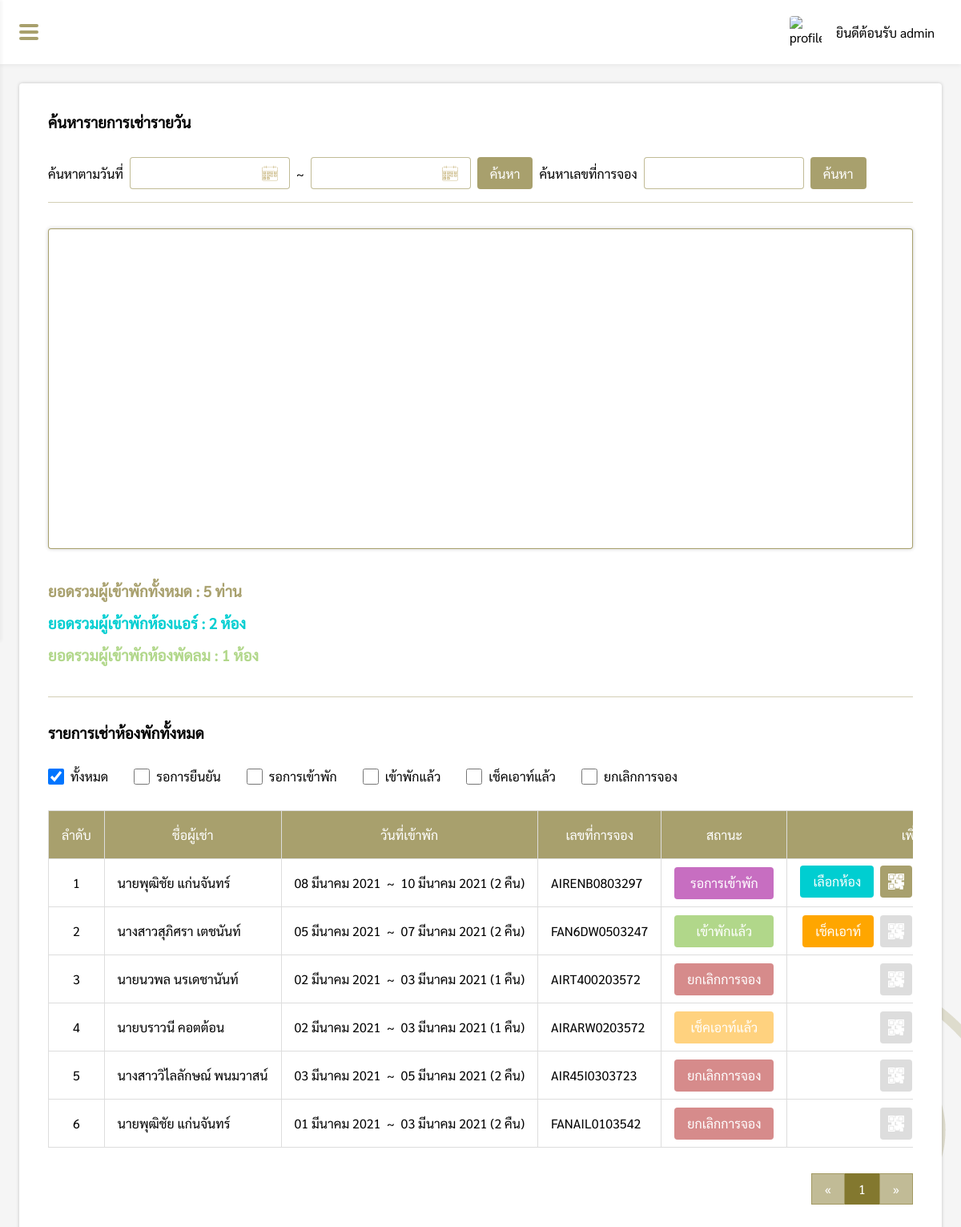
The app's page /pages/manage/daily/index.php (signed in), older data.
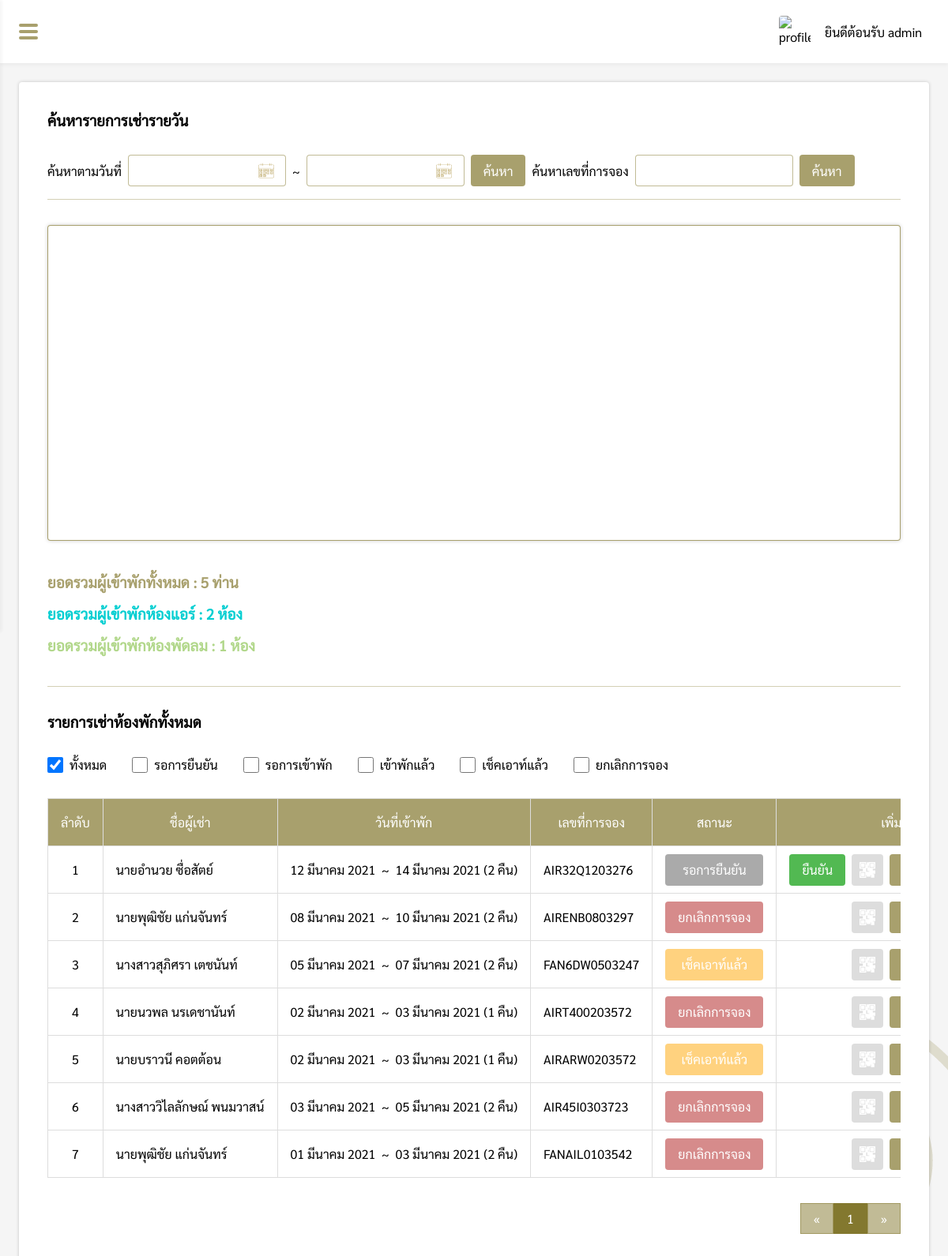
The same page, newer data.
### tables this page shows
CREATE TABLE `daily` (
  `daily_id` int(11) NOT NULL,
  `name_title` varchar(10) NOT NULL,
  `firstname` varchar(50) NOT NULL,
  `lastname` varchar(50) NOT NULL,
  `id_card` varchar(13) NOT NULL,
  `email` varchar(100) NOT NULL,
  `tel` varchar(10) NOT NULL,
  `code` varchar(13) NOT NULL,
  `check_in` varchar(20) NOT NULL,
  `check_out` varchar(20) NOT NULL,
  `night` int(11) NOT NULL,
  `people` int(11) NOT NULL,
  `air_room` int(11) NOT NULL,
  `fan_room` int(11) NOT NULL,
  `daily_status` varchar(20) NOT NULL,
  `total_price` float(11,2) NOT NULL,
  `payment_price` float(11,2) NOT NULL,
  `payment_img` varchar(100) DEFAULT NULL,
  `warning_date` varchar(20) DEFAULT NULL,
  `room_select` varchar(100) DEFAULT NULL
);

### pages/connection.php (called while the page is built, shortened)
<?php
$conn = mysqli_connect("localhost", "root", "", "Pingfah") or die("Error: " . mysqli_error($conn));
mysqli_query($conn, "SET NAMES 'utf8' ");
$sql = "SELECT * FROM daily";
$result = $conn->query($sql);

### pages/manage/daily/index.php (the view, shortened to what the changed rows need)
<?php
if($_SESSION['level'] == 'admin' || $_SESSION['level'] == 'employee'){
    include('../../connection.php');
    $check_in = @$_REQUEST['check_in'];
    $check_out = @$_REQUEST['check_out'];
    $code = @$_REQUEST['code'];
    $check = @$_REQUEST['status'];
    function DateThai($strDate)
    {
        $strYear = date("Y",strtotime($strDate));
        $strMonth= date("n",strtotime($strDate));
        $strDay= date("d",strtotime($strDate));
        $strMonthCut = Array("","มกราคม", "กุมภาพันธ์", "มีนาคม","เมษายน", "พฤษภาคม", "มิถุนายน", "กรกฎาคม","สิงหาคม", "กันยายน", "ตุลาคม", "พฤศจิกายน", "ธันวาคม");
        $strMonthThai=$strMonthCut[$strMonth];
        return "$strDay $strMonthThai $strYear";
    }
?>
<!DOCTYPE html>
<html lang="en">
<head>
    <link rel="stylesheet" href="../../../css/daily.css">
    <link rel="stylesheet" href="../../../css/my-style.css">
    <link rel="stylesheet" href="../../../css/navbar.css">
</head>
<body>
    <div class="box">
        <div id="box-padding" style="padding:24px;">
            <div class="daily-box">
                <div>
                    <div>
                        <?php
                    $perpage = 10;
                    if(isset($_GET['page'])){
                        $page = $_GET['page'];
                    }else{
                        $page = 1;
                    }
                    $start = ($page - 1) * $perpage;
                    $num = $start + 1;
                    if(isset($check_in) && isset($check_out) && !isset($check)){
                        $sql = "SELECT * FROM daily WHERE (check_in BETWEEN '$check_in' AND '$check_out') OR (check_out BETWEEN '$check_in' AND '$check_out') OR ('$check_in' BETWEEN check_in AND check_out) OR ('$check_out' BETWEEN check_in AND check_out ) ORDER BY daily_id DESC LIMIT {$start} , {$perpage}";
                    }else if(isset($code)){
                        $sql = "SELECT * FROM daily WHERE code = '$code' ORDER BY daily_id DESC";
                    }else{
                        $sql = "SELECT * FROM daily ORDER BY daily_id DESC LIMIT {$start} , {$perpage}";
                    }
                    $result = $conn->query($sql);
                    ?>
                        <?php
                        if ($result->num_rows > 0) {
                        ?>
                        <div style="overflow-x: auto;overflow-y: hidden;">
                            <table>
                                <tr>
                                    <th>ลำดับ</th>
                                    <th>ชื่อผู้เช่า</th>
                                    <th>วันที่เข้าพัก</th>
                                    <th>เลขที่การจอง</th>
                                    <th>สถานะ</th>
                                    <th>เพิ่มเติม</th>
                                </tr>
                                <?php
                                while($row = $result->fetch_assoc()) {
                                ?>
                                <form action="function/acceptRent.php?daily_id=<?php echo $row["daily_id"]; ?>" method="POST">
                                    <tr>
                                        <td><?php echo $num; ?></td>
                                        <td><?php echo $row['name_title'].$row['firstname'] ." " .$row['lastname']; ?></td>
                                        <td><?php echo DateThai($row['check_in']) ."&nbsp; ~ &nbsp;" .DateThai($row['check_out']) ." (".$row['night']." คืน)"?></td>
                                        <td><?php echo $row['code']; ?></td>
                                        <td><?php if($row['daily_status'] == 'เข้าพักแล้ว'){ echo "<button type='button' class='confirmed-btn'>เข้าพักแล้ว</button>"; }else if($row['daily_status'] == "เช็คเอาท์แล้ว"){ echo "<button type='button' class='checkoutStatus-btn'>เช็คเอาท์แล้ว</button>"; }else if($row['daily_status'] == "ยกเลิกการจอง"){ echo "<button type='button' class='canceldaily-btn'>ยกเลิกการจอง</button>"; }else if($row['daily_status'] == "รอการเข้าพัก"){ echo "<button type='button' class='pending-btn'>รอการเข้าพัก</button>"; }else{ echo "<button type='button' class='waiting-btn'>รอการยืนยัน</button>";} ?></td>
                                        <td>
                                            <div class="option-grid">
                                                <?php
                                                if($row['daily_status'] == 'รอการยืนยัน'){
                                                ?>
                                                    <button type="submit" class="acceptRent-btn">ยืนยัน</button>
                                                <?php
                                                }else if($row['daily_status'] == 'รอการเข้าพัก'){
                                                ?>
                                                    <button type="button" class="select_room" onclick="window.open('selectroom.php?daily_id=<?php echo $row['daily_id']; ?>','_blank')">เลือกห้อง</button>
                                                <?php
                                                }else if($row['daily_status'] == 'เข้าพักแล้ว'){
                                                ?>
                                                    <button type="button" class="checkout-btn" onclick="window.open('confirm_checkout.php?daily_id=<?php echo $row['daily_id']; ?>','_blank')">เช็คเอาท์</button>
                                                <?php
                                                }
                                                ?>
                                                <?php
                                                if($row["daily_status"] == "รอการเข้าพัก"){
                                                ?>
                                                <a href="../../images/daily/<?php echo $row["code"]; ?>/promptpay/qr-code.png" target="_blank"><button type="button" class="qr" title="QR Code สำหรับชำระค่ามัดจำคีย์การ์ด"></button></a>
                                                <?php
                                                }else{
                                                ?>
                                                <button class="qr" disabled></button>
                                                <?php } ?>
                                                <a href="dailyDetail.php?daily_id=<?php echo $row['daily_id']; ?>"><button type="button">รายละเอียด</button></a>
                                            </div>
                                        </td>
                                    </tr>
                                </form>
                                <?php $num++; } ?>
                            </table>
                        </div>
                        <?php
                        if(isset($check_in) && isset($check_out) && !isset($check)){
                            $sql2 ="SELECT * FROM daily WHERE (check_in BETWEEN '$check_in' AND '$check_out') OR (check_out BETWEEN '$check_in' AND '$check_out') OR ('$check_in' BETWEEN check_in AND check_out) OR ('$check_out' BETWEEN check_in AND check_out )";
                        }else if(!isset($check_in) && !isset($check_out) && isset($check)){
                            $sql2 = "SELECT * FROM daily WHERE daily_status = '$check_s'";
                        }else if(isset($check_in) && isset($check_out) && isset($check)){
                            $sql2 = "SELECT * FROM daily WHERE ((check_in BETWEEN '$check_in' AND '$check_out') OR (check_out BETWEEN '$check_in' AND '$check_out') OR ('$check_in' BETWEEN check_in AND check_out) OR ('$check_out' BETWEEN check_in AND check_out )) AND daily_status = '$check_s'";
                        }else{
                            $sql2 = "SELECT * FROM daily";
                        }
                        $query2 = mysqli_query($conn, $sql2);
                        $total_record = mysqli_num_rows($query2);
                        $total_page = ceil($total_record / $perpage);
                        ?>
                        <div style="display:flex;justify-content:flex-end">
                            <div class="pagination">
                                <?php
                                if(isset($check_in) && isset($check_out) && !isset($check)){
                                ?>
                                <a href="index.php?check_in=<?php echo $check_in; ?>&check_out=<?php echo $check_out;?>&page=1">&laquo;</a>
                                <?php for($i=1;$i<=$total_page;$i++){ ?>
                                <a href="index.php?check_in=<?php echo $check_in; ?>&check_out=<?php echo $check_out;?>&page=<?php echo $i; ?>"
                                <?php if($page == $i){ echo "style='background-color: rgb(131, 120, 47, 1);color:#fff;'"; }?>><?php echo $i; ?></a>
                                <?php } ?>
                                <a href="index.php?check_in=<?php echo $check_in; ?>&check_out=<?php echo $check_out;?>&page=<?php echo $total_page; ?>">&raquo;</a>
                                <?php
                                }else{
                                ?>
                                <a href="index.php?page=1">&laquo;</a>
                                <?php for($i=1;$i<=$total_page;$i++){ ?>
                                <a href="index.php?page=<?php echo $i; ?>"
                                    <?php if($page == $i){ echo "style='background-color: rgb(131, 120, 47, 1);color:#fff;'"; }?>><?php echo $i; ?></a>
                                <?php } ?>
                                <a href="index.php?page=<?php echo $total_page; ?>">&raquo;</a>
                                <?php } ?>
                            </div>
                        </div>
                        <?php
                        }else{
                            echo "<div style='padding-top:32px;'>ไม่มีรายการเช่ารายวัน</div>";
                        }
                        ?>
                    </div>
                </div>
            </div>
        </div>
    </div>
</body>
</html>
<?php
}else{
    Header("Location: ../../login.php");
}
?>

Row changes from the older to the newer data that the page shows:
added daily: name_title "นาย", firstname "อำนวย", lastname "ซื่อสัตย์", check_in "12 มีนาคม 2021", check_out "14 มีนาคม 2021", night "2", code "AIR32Q1203276", daily_status "รอการยืนยัน"
changed daily "08 มีนาคม 2021": daily_status: picture added; daily_status: picture removed; daily_status "รอการเข้าพัก เลือกห้อง" → "ยกเลิกการจอง"
changed daily "สุภิศรา": daily_status "เข้าพักแล้ว เช็คเอาท์" → "เช็คเอาท์แล้ว"
